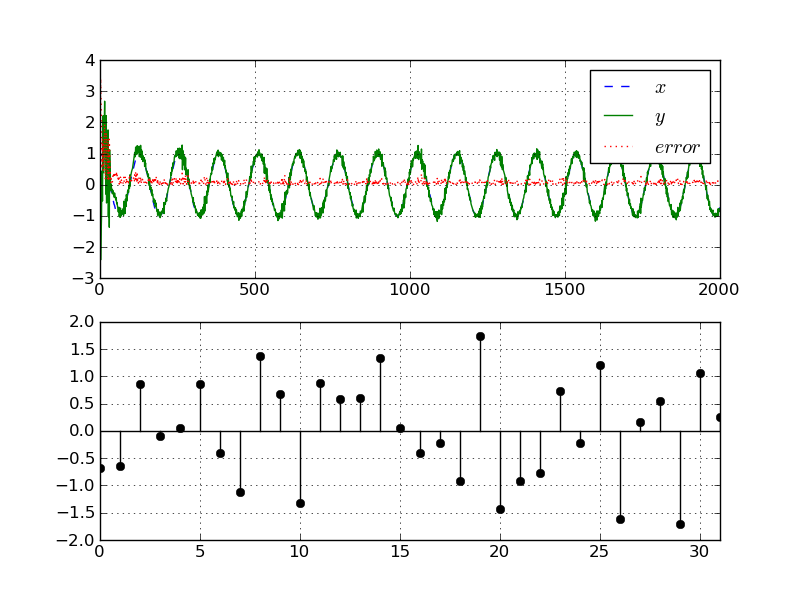

The Python source for this figure:
################################################################################
# Peach - Computational Intelligence for Python
# Jose Alexandre Nalon
#
# This file: tutorial/linear-prediction.py
# Using neural networks to predict number sequences
################################################################################


# A neural network can be used to predict future values of a sequence of
# numbers. Wold's Decomposition Theorem stablishes that any sequence can be
# split in a regular and predictable part and an innovation process (which is
# discrete white noise, and thus impredictable). The goal of this tutorial is
# to show how to use the neural network implementation of Peach to do this.

# We import numpy for arrays and peach for the library. Actually, peach also
# imports the numpy module, but we want numpy in a separate namespace:
from numpy import *
import random
import peach as p

# First, we create the network, with only one layer with only one neuron in it.
# The neuron has many inputs and only one output. The activation function is the
# identity. This kind of neuron is usually known as ADALINE (Adaptive Linear
# Neuron, later Adaptive Linear Element). We use as learning algorithm the LMS
# algorithm.
N = 32
nn = p.FeedForward((N, 1), phi=p.Identity, lrule=p.LMS(0.05))

# The lists below will track the values of the sequence being predicted and of
# the error for plotting.
xlog = [ ]
ylog = [ ]
elog = [ ]

error = 1.
i = 0
x = zeros((N, 1), dtype=float)       # Input is a column-vector.
while i < 2000 and error > 1.e-10:

    # The sequence we will predict is the one generated by a cossinus. The next
    # value of the function is the desired output of the neuron. The neuron will
    # use past values to predict the unknown value. To spice things, we add some
    # gaussian noise (actually, it might help the convergence).
    d = cos(2.*pi/128. * i) + random.gauss(0., 0.01)

    # Here, we activate the network to calculate the prediction.
    y = nn(x)[0, 0]                 # Notice that we need to access the output
    error = abs(d - y)              # as a vector, since that's how the NN work.
    nn.learn(x, d)

    # We store the results to plot later.
    xlog.append(d)
    ylog.append(y)
    elog.append(error)

    # Here, we apply a delay in the sequence by shifting every value one
    # position back. We are using N (=32) samples to make the prediction, but
    # the code here makes no distinction and could be used with any number of
    # coefficients in the prediction. The last value of the sequence is put in
    # the [0] position of the vector.
    x[1:] = x[:-1]
    x[0] = d
    i = i + 1

# If the system has the plot package matplotlib, this tutorial tries to plot
# and save the convergence of synaptic weights and error. The plot is saved in
# the file ``linear-prediction.png``.
try:
    import pylab

    pylab.subplot(211)
    pylab.hold(True)
    pylab.grid(True)
    pylab.plot(array(xlog), 'b--')
    pylab.plot(array(ylog), 'g')
    pylab.plot(array(elog), 'r:')
    pylab.legend([ "$x$", "$y$", "$error$" ])

    pylab.subplot(212)
    pylab.grid(True)
    pylab.stem(arange(0, N), reshape(nn[0].weights, (N,)), "k-", "ko", "k-")
    pylab.xlim([0, N-1])
    pylab.savefig("linear-prediction.png")

except ImportError:
    print "After %d iterations:" % (len(elog),)
    print nn[0].weights